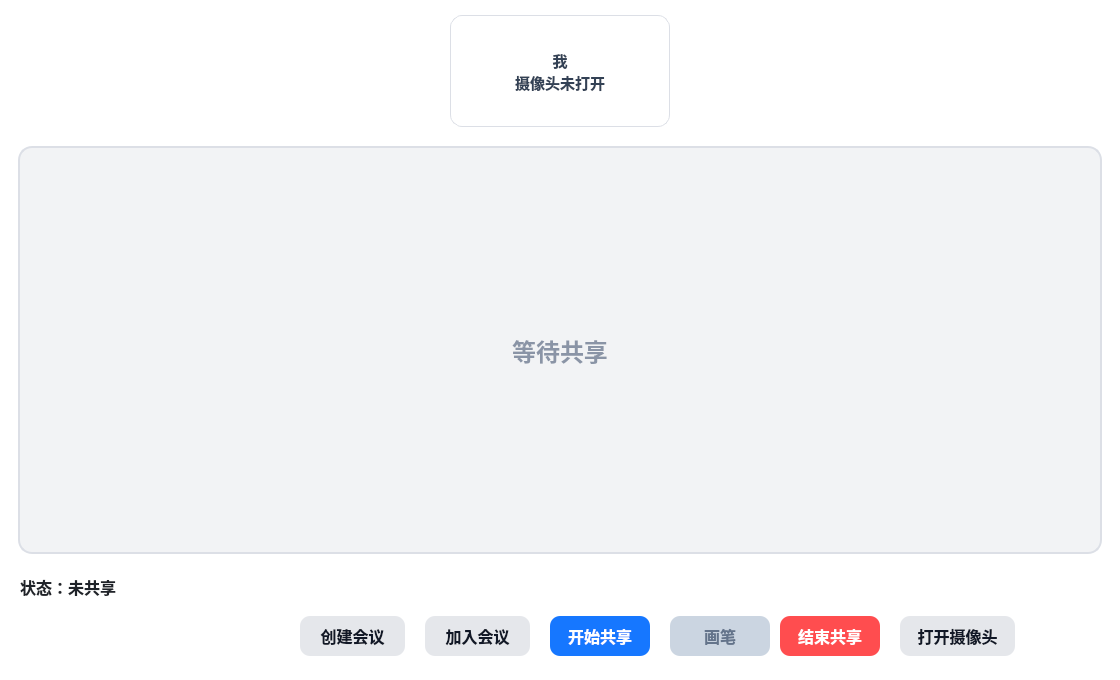
<?xml version="1.0" encoding="UTF-8"?>
<ui version="4.0">
 <class>MainWindow</class>
 <widget class="QMainWindow" name="MainWindow">
  <property name="geometry">
   <rect>
    <x>0</x>
    <y>0</y>
    <width>1120</width>
    <height>680</height>
   </rect>
  </property>
  <property name="minimumSize">
   <size>
    <width>820</width>
    <height>520</height>
   </size>
  </property>
  <property name="windowTitle">
   <string>屏幕共享 Demo</string>
  </property>
  <property name="styleSheet">
   <string notr="true">QWidget {
    background-color: white;
    font-family: &quot;Microsoft YaHei&quot;;
    color: #1f2329;
}

QLabel#labelMainScreen {
    background-color: #f2f3f5;
    border: 2px solid #dcdfe6;
    border-radius: 14px;
    color: #8a94a6;
    font-size: 24px;
    font-weight: bold;
}

QScrollArea#participantScrollArea {
    background: transparent;
    border: none;
}

QWidget#participantContainer {
    background: transparent;
}

QLabel#labelParticipantHint,
QLabel#participantTile {
    background-color: #ffffff;
    border: 1px solid #dcdfe6;
    border-radius: 12px;
    font-size: 15px;
    font-weight: bold;
    color: #334155;
    padding: 4px;
}

QLabel#labelStatus {
    font-size: 16px;
    font-weight: bold;
    color: #1f2329;
}

QPushButton {
    border: none;
    border-radius: 10px;
    font-size: 16px;
    font-weight: bold;
    min-width: 100px;
    min-height: 40px;
}

QPushButton#btnShare {
    background-color: #1677ff;
    color: white;
}

QPushButton#btnShare:hover {
    background-color: #4096ff;
}

QPushButton#btnEnd {
    background-color: #ff4d4f;
    color: white;
}

QPushButton#btnEnd:hover {
    background-color: #ff7875;
}

QPushButton#btnAnnotate {
    background-color: #22c55e;
    color: white;
}

QPushButton#btnAnnotate:hover {
    background-color: #4ade80;
}

QPushButton#btnAnnotate:disabled {
    background-color: #cbd5e1;
    color: #64748b;
}

QPushButton#btnHostMeeting,
QPushButton#btnConnectLocal,
QPushButton#btnCamera {
    background-color: #e5e7eb;
    color: #111827;
}

QPushButton#btnHostMeeting:hover,
QPushButton#btnConnectLocal:hover,
QPushButton#btnCamera:hover {
    background-color: #dbeafe;
    color: #1677ff;
}</string>
  </property>
  <widget class="QWidget" name="centralwidget">
   <layout class="QHBoxLayout" name="horizontalLayout_2">
    <property name="spacing">
     <number>0</number>
    </property>
    <property name="leftMargin">
     <number>0</number>
    </property>
    <property name="topMargin">
     <number>0</number>
    </property>
    <property name="rightMargin">
     <number>0</number>
    </property>
    <property name="bottomMargin">
     <number>0</number>
    </property>
    <item>
     <widget class="QWidget" name="widget" native="true">
      <widget class="QWidget" name="topUserArea" native="true">
       <property name="geometry">
        <rect>
         <x>18</x>
         <y>10</y>
         <width>1084</width>
         <height>122</height>
        </rect>
       </property>
       <property name="minimumSize">
        <size>
         <width>0</width>
         <height>120</height>
        </size>
       </property>
       <layout class="QHBoxLayout" name="horizontalLayout">
        <property name="leftMargin">
         <number>0</number>
        </property>
        <property name="topMargin">
         <number>0</number>
        </property>
        <property name="rightMargin">
         <number>0</number>
        </property>
        <property name="bottomMargin">
         <number>0</number>
        </property>
        <item>
         <widget class="QScrollArea" name="participantScrollArea">
          <property name="widgetResizable">
           <bool>true</bool>
          </property>
          <property name="frameShape">
           <enum>QFrame::Shape::NoFrame</enum>
          </property>
          <property name="horizontalScrollBarPolicy">
           <enum>Qt::ScrollBarPolicy::ScrollBarAsNeeded</enum>
          </property>
          <property name="verticalScrollBarPolicy">
           <enum>Qt::ScrollBarPolicy::ScrollBarAlwaysOff</enum>
          </property>
          <widget class="QWidget" name="participantContainer">
           <property name="geometry">
            <rect>
             <x>0</x>
             <y>0</y>
             <width>1084</width>
             <height>122</height>
            </rect>
           </property>
           <layout class="QHBoxLayout" name="participantLayout">
            <property name="spacing">
             <number>14</number>
            </property>
            <property name="leftMargin">
             <number>0</number>
            </property>
            <property name="topMargin">
             <number>4</number>
            </property>
            <property name="rightMargin">
             <number>0</number>
            </property>
            <property name="bottomMargin">
             <number>4</number>
            </property>
            <item>
             <widget class="QLabel" name="labelParticipantHint">
              <property name="minimumSize">
               <size>
                <width>160</width>
                <height>96</height>
               </size>
              </property>
              <property name="maximumSize">
               <size>
                <width>220</width>
                <height>112</height>
               </size>
              </property>
              <property name="text">
               <string>我
摄像头未打开</string>
              </property>
              <property name="alignment">
               <set>Qt::AlignmentFlag::AlignCenter</set>
              </property>
              <property name="wordWrap">
               <bool>true</bool>
              </property>
             </widget>
            </item>
           </layout>
          </widget>
         </widget>
        </item>
       </layout>
      </widget>
      <widget class="QLabel" name="labelMainScreen">
       <property name="geometry">
        <rect>
         <x>18</x>
         <y>146</y>
         <width>1084</width>
         <height>408</height>
        </rect>
       </property>
       <property name="minimumSize">
        <size>
         <width>600</width>
         <height>260</height>
        </size>
       </property>
       <property name="text">
        <string>等待共享</string>
       </property>
       <property name="alignment">
        <set>Qt::AlignmentFlag::AlignCenter</set>
       </property>
      </widget>
      <widget class="QWidget" name="bottomBar" native="true">
       <property name="geometry">
        <rect>
         <x>0</x>
         <y>560</y>
         <width>1120</width>
         <height>108</height>
        </rect>
       </property>
       <property name="minimumSize">
        <size>
         <width>0</width>
         <height>104</height>
        </size>
       </property>
       <widget class="QLabel" name="labelStatus">
        <property name="geometry">
         <rect>
          <x>20</x>
          <y>8</y>
          <width>1080</width>
          <height>38</height>
         </rect>
        </property>
        <property name="text">
         <string>状态：未共享</string>
        </property>
        <property name="alignment">
         <set>Qt::AlignmentFlag::AlignLeading|Qt::AlignmentFlag::AlignLeft|Qt::AlignmentFlag::AlignVCenter</set>
        </property>
        <property name="wordWrap">
         <bool>true</bool>
        </property>
       </widget>
       <widget class="QPushButton" name="btnHostMeeting">
        <property name="geometry">
         <rect>
          <x>300</x>
          <y>56</y>
          <width>105</width>
          <height>40</height>
         </rect>
        </property>
        <property name="text">
         <string>创建会议</string>
        </property>
       </widget>
       <widget class="QPushButton" name="btnConnectLocal">
        <property name="geometry">
         <rect>
          <x>425</x>
          <y>56</y>
          <width>105</width>
          <height>40</height>
         </rect>
        </property>
        <property name="text">
         <string>加入会议</string>
        </property>
       </widget>
       <widget class="QPushButton" name="btnShare">
        <property name="geometry">
         <rect>
          <x>550</x>
          <y>56</y>
          <width>100</width>
          <height>40</height>
         </rect>
        </property>
        <property name="text">
         <string>开始共享</string>
        </property>
       </widget>
       <widget class="QPushButton" name="btnAnnotate">
        <property name="enabled">
         <bool>false</bool>
        </property>
        <property name="geometry">
         <rect>
          <x>670</x>
          <y>56</y>
          <width>90</width>
          <height>40</height>
         </rect>
        </property>
        <property name="text">
         <string>画笔</string>
        </property>
       </widget>
       <widget class="QPushButton" name="btnEnd">
        <property name="geometry">
         <rect>
          <x>780</x>
          <y>56</y>
          <width>100</width>
          <height>40</height>
         </rect>
        </property>
        <property name="text">
         <string>结束共享</string>
        </property>
       </widget>
       <widget class="QPushButton" name="btnCamera">
        <property name="geometry">
         <rect>
          <x>900</x>
          <y>56</y>
          <width>115</width>
          <height>40</height>
         </rect>
        </property>
        <property name="text">
         <string>打开摄像头</string>
        </property>
       </widget>
      </widget>
     </widget>
    </item>
   </layout>
  </widget>
  <widget class="QMenuBar" name="menubar">
   <property name="geometry">
    <rect>
     <x>0</x>
     <y>0</y>
     <width>1120</width>
     <height>22</height>
    </rect>
   </property>
  </widget>
  <widget class="QStatusBar" name="statusbar"/>
 </widget>
 <resources/>
 <connections/>
</ui>
